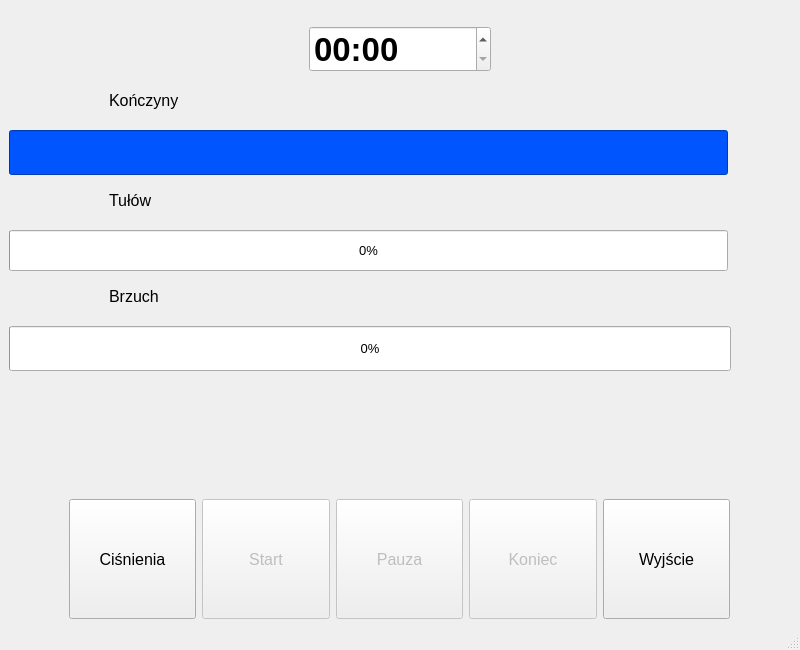
<?xml version="1.0" encoding="UTF-8"?>
<ui version="4.0">
 <class>CricketApplication</class>
 <widget class="QMainWindow" name="CricketApplication">
  <property name="geometry">
   <rect>
    <x>0</x>
    <y>0</y>
    <width>800</width>
    <height>650</height>
   </rect>
  </property>
  <property name="sizePolicy">
   <sizepolicy hsizetype="Fixed" vsizetype="Fixed">
    <horstretch>0</horstretch>
    <verstretch>0</verstretch>
   </sizepolicy>
  </property>
  <property name="windowTitle">
   <string>Neures Polska - Cricket 1.0.1</string>
  </property>
  <widget class="QWidget" name="centralwidget">
   <property name="sizePolicy">
    <sizepolicy hsizetype="Fixed" vsizetype="Fixed">
     <horstretch>0</horstretch>
     <verstretch>0</verstretch>
    </sizepolicy>
   </property>
   <layout class="QGridLayout" name="gridLayout_6">
    <item row="1" column="0">
     <layout class="QHBoxLayout" name="horizontalLayout_5">
      <item>
       <spacer name="horizontalSpacer_7">
        <property name="orientation">
         <enum>Qt::Horizontal</enum>
        </property>
        <property name="sizeType">
         <enum>QSizePolicy::Expanding</enum>
        </property>
        <property name="sizeHint" stdset="0">
         <size>
          <width>300</width>
          <height>20</height>
         </size>
        </property>
       </spacer>
      </item>
      <item>
       <widget class="QTimeEdit" name="timerEdit">
        <property name="sizePolicy">
         <sizepolicy hsizetype="Minimum" vsizetype="Fixed">
          <horstretch>40</horstretch>
          <verstretch>0</verstretch>
         </sizepolicy>
        </property>
        <property name="font">
         <font>
          <pointsize>25</pointsize>
          <weight>75</weight>
          <bold>true</bold>
         </font>
        </property>
        <property name="readOnly">
         <bool>false</bool>
        </property>
        <property name="maximumTime">
         <time>
          <hour>0</hour>
          <minute>25</minute>
          <second>0</second>
         </time>
        </property>
        <property name="currentSection">
         <enum>QDateTimeEdit::MinuteSection</enum>
        </property>
        <property name="displayFormat">
         <string>mm:ss</string>
        </property>
       </widget>
      </item>
      <item>
       <spacer name="horizontalSpacer_6">
        <property name="orientation">
         <enum>Qt::Horizontal</enum>
        </property>
        <property name="sizeType">
         <enum>QSizePolicy::Expanding</enum>
        </property>
        <property name="sizeHint" stdset="0">
         <size>
          <width>300</width>
          <height>20</height>
         </size>
        </property>
       </spacer>
      </item>
     </layout>
    </item>
    <item row="2" column="0">
     <layout class="QGridLayout" name="gridLayout_4">
      <item row="0" column="0">
       <spacer name="verticalSpacer_9">
        <property name="orientation">
         <enum>Qt::Vertical</enum>
        </property>
        <property name="sizeType">
         <enum>QSizePolicy::Preferred</enum>
        </property>
        <property name="sizeHint" stdset="0">
         <size>
          <width>13</width>
          <height>13</height>
         </size>
        </property>
       </spacer>
      </item>
      <item row="1" column="0">
       <layout class="QGridLayout" name="gridLayout">
        <item row="0" column="0">
         <layout class="QHBoxLayout" name="horizontalLayout_6">
          <item>
           <spacer name="horizontalSpacer_8">
            <property name="orientation">
             <enum>Qt::Horizontal</enum>
            </property>
            <property name="sizeType">
             <enum>QSizePolicy::Preferred</enum>
            </property>
            <property name="sizeHint" stdset="0">
             <size>
              <width>100</width>
              <height>20</height>
             </size>
            </property>
           </spacer>
          </item>
          <item>
           <widget class="QLabel" name="label">
            <property name="sizePolicy">
             <sizepolicy hsizetype="Fixed" vsizetype="Fixed">
              <horstretch>0</horstretch>
              <verstretch>0</verstretch>
             </sizepolicy>
            </property>
            <property name="font">
             <font>
              <pointsize>12</pointsize>
             </font>
            </property>
            <property name="text">
             <string>Kończyny</string>
            </property>
           </widget>
          </item>
          <item>
           <spacer name="horizontalSpacer_9">
            <property name="orientation">
             <enum>Qt::Horizontal</enum>
            </property>
            <property name="sizeHint" stdset="0">
             <size>
              <width>40</width>
              <height>20</height>
             </size>
            </property>
           </spacer>
          </item>
         </layout>
        </item>
        <item row="2" column="0">
         <layout class="QHBoxLayout" name="horizontalLayout_4">
          <item>
           <widget class="QProgressBar" name="progressObwod1">
            <property name="sizePolicy">
             <sizepolicy hsizetype="Expanding" vsizetype="Preferred">
              <horstretch>0</horstretch>
              <verstretch>0</verstretch>
             </sizepolicy>
            </property>
            <property name="font">
             <font>
              <pointsize>10</pointsize>
             </font>
            </property>
            <property name="styleSheet">
             <string notr="true">background-color: rgb(0, 85, 255);
color: rgb(0, 85, 255);</string>
            </property>
            <property name="value">
             <number>0</number>
            </property>
           </widget>
          </item>
          <item>
           <spacer name="verticalSpacer_5">
            <property name="orientation">
             <enum>Qt::Vertical</enum>
            </property>
            <property name="sizeType">
             <enum>QSizePolicy::Maximum</enum>
            </property>
            <property name="sizeHint" stdset="0">
             <size>
              <width>13</width>
              <height>45</height>
             </size>
            </property>
           </spacer>
          </item>
          <item>
           <spacer name="horizontalSpacer_4">
            <property name="orientation">
             <enum>Qt::Horizontal</enum>
            </property>
            <property name="sizeType">
             <enum>QSizePolicy::Fixed</enum>
            </property>
            <property name="sizeHint" stdset="0">
             <size>
              <width>50</width>
              <height>20</height>
             </size>
            </property>
           </spacer>
          </item>
         </layout>
        </item>
        <item row="1" column="0">
         <spacer name="verticalSpacer_11">
          <property name="orientation">
           <enum>Qt::Vertical</enum>
          </property>
          <property name="sizeType">
           <enum>QSizePolicy::Maximum</enum>
          </property>
          <property name="sizeHint" stdset="0">
           <size>
            <width>63</width>
            <height>13</height>
           </size>
          </property>
         </spacer>
        </item>
       </layout>
      </item>
      <item row="2" column="0">
       <spacer name="verticalSpacer">
        <property name="orientation">
         <enum>Qt::Vertical</enum>
        </property>
        <property name="sizeType">
         <enum>QSizePolicy::Maximum</enum>
        </property>
        <property name="sizeHint" stdset="0">
         <size>
          <width>1</width>
          <height>10</height>
         </size>
        </property>
       </spacer>
      </item>
      <item row="3" column="0">
       <layout class="QGridLayout" name="gridLayout_2">
        <item row="0" column="0">
         <layout class="QHBoxLayout" name="horizontalLayout_7">
          <item>
           <spacer name="horizontalSpacer_10">
            <property name="orientation">
             <enum>Qt::Horizontal</enum>
            </property>
            <property name="sizeType">
             <enum>QSizePolicy::Preferred</enum>
            </property>
            <property name="sizeHint" stdset="0">
             <size>
              <width>100</width>
              <height>20</height>
             </size>
            </property>
           </spacer>
          </item>
          <item>
           <widget class="QLabel" name="label_2">
            <property name="enabled">
             <bool>true</bool>
            </property>
            <property name="sizePolicy">
             <sizepolicy hsizetype="Fixed" vsizetype="Fixed">
              <horstretch>0</horstretch>
              <verstretch>0</verstretch>
             </sizepolicy>
            </property>
            <property name="font">
             <font>
              <pointsize>12</pointsize>
             </font>
            </property>
            <property name="text">
             <string>Tułów</string>
            </property>
           </widget>
          </item>
          <item>
           <spacer name="horizontalSpacer_11">
            <property name="orientation">
             <enum>Qt::Horizontal</enum>
            </property>
            <property name="sizeHint" stdset="0">
             <size>
              <width>40</width>
              <height>20</height>
             </size>
            </property>
           </spacer>
          </item>
         </layout>
        </item>
        <item row="2" column="0">
         <layout class="QHBoxLayout" name="horizontalLayout_3">
          <item>
           <widget class="QProgressBar" name="progressObwod2">
            <property name="enabled">
             <bool>true</bool>
            </property>
            <property name="sizePolicy">
             <sizepolicy hsizetype="Expanding" vsizetype="Preferred">
              <horstretch>0</horstretch>
              <verstretch>0</verstretch>
             </sizepolicy>
            </property>
            <property name="font">
             <font>
              <pointsize>10</pointsize>
             </font>
            </property>
            <property name="value">
             <number>0</number>
            </property>
           </widget>
          </item>
          <item>
           <spacer name="verticalSpacer_6">
            <property name="orientation">
             <enum>Qt::Vertical</enum>
            </property>
            <property name="sizeType">
             <enum>QSizePolicy::Maximum</enum>
            </property>
            <property name="sizeHint" stdset="0">
             <size>
              <width>13</width>
              <height>41</height>
             </size>
            </property>
           </spacer>
          </item>
          <item>
           <spacer name="horizontalSpacer_5">
            <property name="orientation">
             <enum>Qt::Horizontal</enum>
            </property>
            <property name="sizeType">
             <enum>QSizePolicy::Fixed</enum>
            </property>
            <property name="sizeHint" stdset="0">
             <size>
              <width>50</width>
              <height>20</height>
             </size>
            </property>
           </spacer>
          </item>
         </layout>
        </item>
        <item row="1" column="0">
         <spacer name="verticalSpacer_12">
          <property name="orientation">
           <enum>Qt::Vertical</enum>
          </property>
          <property name="sizeType">
           <enum>QSizePolicy::Maximum</enum>
          </property>
          <property name="sizeHint" stdset="0">
           <size>
            <width>17</width>
            <height>13</height>
           </size>
          </property>
         </spacer>
        </item>
       </layout>
      </item>
      <item row="4" column="0">
       <spacer name="verticalSpacer_2">
        <property name="orientation">
         <enum>Qt::Vertical</enum>
        </property>
        <property name="sizeType">
         <enum>QSizePolicy::Maximum</enum>
        </property>
        <property name="sizeHint" stdset="0">
         <size>
          <width>1</width>
          <height>10</height>
         </size>
        </property>
       </spacer>
      </item>
      <item row="5" column="0">
       <layout class="QGridLayout" name="gridLayout_3">
        <item row="0" column="0">
         <layout class="QHBoxLayout" name="horizontalLayout_8">
          <item>
           <spacer name="horizontalSpacer_12">
            <property name="orientation">
             <enum>Qt::Horizontal</enum>
            </property>
            <property name="sizeType">
             <enum>QSizePolicy::Preferred</enum>
            </property>
            <property name="sizeHint" stdset="0">
             <size>
              <width>100</width>
              <height>20</height>
             </size>
            </property>
           </spacer>
          </item>
          <item>
           <widget class="QLabel" name="label_3">
            <property name="sizePolicy">
             <sizepolicy hsizetype="Fixed" vsizetype="Fixed">
              <horstretch>0</horstretch>
              <verstretch>0</verstretch>
             </sizepolicy>
            </property>
            <property name="font">
             <font>
              <pointsize>12</pointsize>
             </font>
            </property>
            <property name="text">
             <string>Brzuch</string>
            </property>
           </widget>
          </item>
          <item>
           <spacer name="horizontalSpacer_13">
            <property name="orientation">
             <enum>Qt::Horizontal</enum>
            </property>
            <property name="sizeHint" stdset="0">
             <size>
              <width>40</width>
              <height>20</height>
             </size>
            </property>
           </spacer>
          </item>
         </layout>
        </item>
        <item row="1" column="0">
         <spacer name="verticalSpacer_10">
          <property name="orientation">
           <enum>Qt::Vertical</enum>
          </property>
          <property name="sizeType">
           <enum>QSizePolicy::Maximum</enum>
          </property>
          <property name="sizeHint" stdset="0">
           <size>
            <width>20</width>
            <height>13</height>
           </size>
          </property>
         </spacer>
        </item>
        <item row="2" column="0">
         <layout class="QHBoxLayout" name="horizontalLayout_2">
          <item>
           <widget class="QProgressBar" name="progressObwod3">
            <property name="sizePolicy">
             <sizepolicy hsizetype="Expanding" vsizetype="Preferred">
              <horstretch>0</horstretch>
              <verstretch>0</verstretch>
             </sizepolicy>
            </property>
            <property name="font">
             <font>
              <pointsize>10</pointsize>
             </font>
            </property>
            <property name="value">
             <number>0</number>
            </property>
           </widget>
          </item>
          <item>
           <spacer name="verticalSpacer_7">
            <property name="orientation">
             <enum>Qt::Vertical</enum>
            </property>
            <property name="sizeType">
             <enum>QSizePolicy::Maximum</enum>
            </property>
            <property name="sizeHint" stdset="0">
             <size>
              <width>10</width>
              <height>45</height>
             </size>
            </property>
           </spacer>
          </item>
          <item>
           <spacer name="horizontalSpacer_3">
            <property name="orientation">
             <enum>Qt::Horizontal</enum>
            </property>
            <property name="sizeType">
             <enum>QSizePolicy::Fixed</enum>
            </property>
            <property name="sizeHint" stdset="0">
             <size>
              <width>50</width>
              <height>20</height>
             </size>
            </property>
           </spacer>
          </item>
         </layout>
        </item>
       </layout>
      </item>
      <item row="6" column="0">
       <spacer name="verticalSpacer_3">
        <property name="orientation">
         <enum>Qt::Vertical</enum>
        </property>
        <property name="sizeType">
         <enum>QSizePolicy::Expanding</enum>
        </property>
        <property name="sizeHint" stdset="0">
         <size>
          <width>100</width>
          <height>17</height>
         </size>
        </property>
       </spacer>
      </item>
     </layout>
    </item>
    <item row="3" column="0">
     <layout class="QGridLayout" name="gridLayout_5">
      <item row="0" column="7">
       <spacer name="horizontalSpacer_2">
        <property name="orientation">
         <enum>Qt::Horizontal</enum>
        </property>
        <property name="sizeType">
         <enum>QSizePolicy::Fixed</enum>
        </property>
        <property name="sizeHint" stdset="0">
         <size>
          <width>60</width>
          <height>20</height>
         </size>
        </property>
       </spacer>
      </item>
      <item row="0" column="3">
       <widget class="QPushButton" name="btnPAUSE">
        <property name="enabled">
         <bool>false</bool>
        </property>
        <property name="sizePolicy">
         <sizepolicy hsizetype="Preferred" vsizetype="Preferred">
          <horstretch>0</horstretch>
          <verstretch>0</verstretch>
         </sizepolicy>
        </property>
        <property name="font">
         <font>
          <pointsize>12</pointsize>
         </font>
        </property>
        <property name="text">
         <string>Pauza</string>
        </property>
       </widget>
      </item>
      <item row="0" column="6">
       <spacer name="verticalSpacer_4">
        <property name="orientation">
         <enum>Qt::Vertical</enum>
        </property>
        <property name="sizeType">
         <enum>QSizePolicy::Minimum</enum>
        </property>
        <property name="sizeHint" stdset="0">
         <size>
          <width>1</width>
          <height>120</height>
         </size>
        </property>
       </spacer>
      </item>
      <item row="0" column="2">
       <widget class="QPushButton" name="btnSTART">
        <property name="enabled">
         <bool>false</bool>
        </property>
        <property name="sizePolicy">
         <sizepolicy hsizetype="Preferred" vsizetype="Preferred">
          <horstretch>0</horstretch>
          <verstretch>0</verstretch>
         </sizepolicy>
        </property>
        <property name="font">
         <font>
          <pointsize>12</pointsize>
         </font>
        </property>
        <property name="text">
         <string>Start</string>
        </property>
       </widget>
      </item>
      <item row="0" column="5">
       <widget class="QPushButton" name="btnCLOSE">
        <property name="sizePolicy">
         <sizepolicy hsizetype="Preferred" vsizetype="Preferred">
          <horstretch>0</horstretch>
          <verstretch>0</verstretch>
         </sizepolicy>
        </property>
        <property name="font">
         <font>
          <pointsize>12</pointsize>
         </font>
        </property>
        <property name="text">
         <string>Wyjście</string>
        </property>
       </widget>
      </item>
      <item row="0" column="0">
       <spacer name="horizontalSpacer">
        <property name="orientation">
         <enum>Qt::Horizontal</enum>
        </property>
        <property name="sizeType">
         <enum>QSizePolicy::Fixed</enum>
        </property>
        <property name="sizeHint" stdset="0">
         <size>
          <width>60</width>
          <height>20</height>
         </size>
        </property>
       </spacer>
      </item>
      <item row="0" column="4">
       <widget class="QPushButton" name="btnKONIEC">
        <property name="enabled">
         <bool>false</bool>
        </property>
        <property name="sizePolicy">
         <sizepolicy hsizetype="Preferred" vsizetype="Preferred">
          <horstretch>0</horstretch>
          <verstretch>0</verstretch>
         </sizepolicy>
        </property>
        <property name="font">
         <font>
          <pointsize>12</pointsize>
         </font>
        </property>
        <property name="text">
         <string>Koniec</string>
        </property>
       </widget>
      </item>
      <item row="0" column="1">
       <widget class="QPushButton" name="btnPRESS">
        <property name="sizePolicy">
         <sizepolicy hsizetype="Preferred" vsizetype="Preferred">
          <horstretch>0</horstretch>
          <verstretch>0</verstretch>
         </sizepolicy>
        </property>
        <property name="font">
         <font>
          <pointsize>12</pointsize>
         </font>
        </property>
        <property name="text">
         <string>Ciśnienia</string>
        </property>
       </widget>
      </item>
     </layout>
    </item>
    <item row="0" column="0">
     <spacer name="verticalSpacer_8">
      <property name="orientation">
       <enum>Qt::Vertical</enum>
      </property>
      <property name="sizeType">
       <enum>QSizePolicy::Fixed</enum>
      </property>
      <property name="sizeHint" stdset="0">
       <size>
        <width>230</width>
        <height>17</height>
       </size>
      </property>
     </spacer>
    </item>
   </layout>
  </widget>
  <widget class="QMenuBar" name="menubar">
   <property name="geometry">
    <rect>
     <x>0</x>
     <y>0</y>
     <width>800</width>
     <height>21</height>
    </rect>
   </property>
  </widget>
  <widget class="QStatusBar" name="statusbar"/>
 </widget>
 <resources/>
 <connections/>
</ui>
